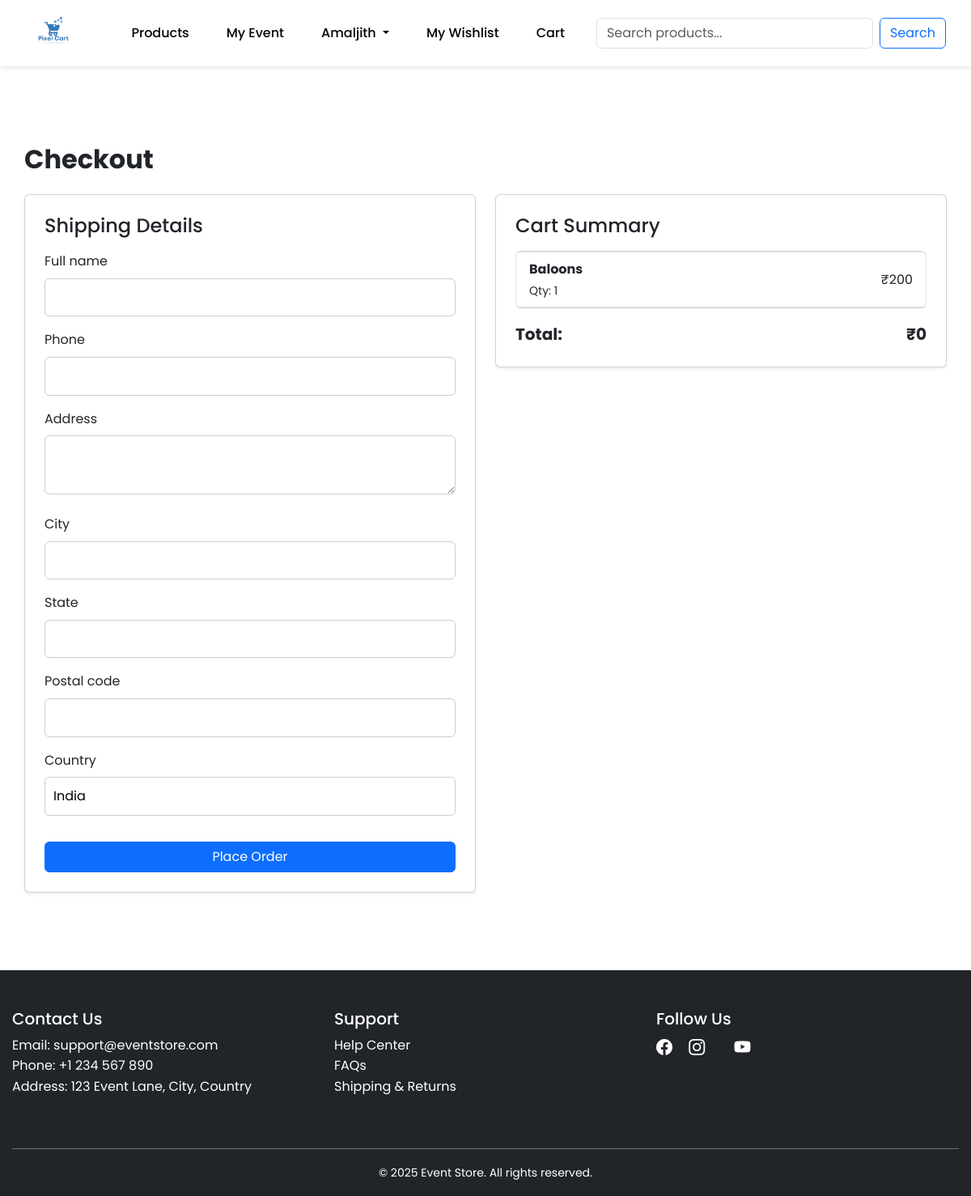
Page /checkout/ (signed in) on the committed database.
### user/models.py (models this page shows)
class User(AbstractUser):
    email = models.EmailField(unique=True)

### product/models.py (models this page shows, shortened)
class CartItem(models.Model):
    cart = models.ForeignKey(Cart, on_delete=models.CASCADE)
    product = models.ForeignKey(Product, on_delete=models.CASCADE)
    quantity = models.PositiveIntegerField(default=1)
    @property
    def total_price(self):
        return self.product.price * self.quantity

class Product(models.Model):
    vendor = models.ForeignKey(User, on_delete=models.CASCADE, null=True, blank=True)
    name = models.CharField(max_length=100)
    price = models.IntegerField()
    discounted_price = models.DecimalField(max_digits=10, decimal_places=2, default=0.0)
    description = models.TextField()
    category = models.ForeignKey(Category, on_delete=models.CASCADE)
    image = models.ImageField(upload_to='products/')
    stock = models.IntegerField()
    created_at = models.DateTimeField(auto_now_add=True)
    updated_at = models.DateTimeField(auto_now=True)
    is_trending = models.BooleanField(default=False)
    rating = models.FloatField(default=0.0)
    review_count = models.IntegerField(default=0)

### product/views.py (the view)
# urls.py: path('checkout/', views.checkout_view, name='checkout'),
@login_required(login_url='login')
def checkout_view(request):
    cart = Cart.objects.get(user=request.user)
    order = Order.objects.create(user=request.user, total_price=cart.total_price, status='Pending')
    if request.method == 'POST':
        form = ShippingAddressForm(request.POST)
        if form.is_valid():
            shipping = form.save(commit=False)
            shipping.order = order
            shipping.save()
            for item in cart.cartitem_set.all():
                OrderItem.objects.create(
                    order=order,
                    product=item.product,
                    quantity=item.quantity,
                    price=item.product.price
                )
            user_next_event = (
                Event.objects.filter(user=request.user, event_date__gte=datetime.now(timezone.utc))
                .order_by('event_date')
                .first()
            )
            if user_next_event:
                order.delivery_date = user_next_event.event_date.date()
            else:
                order.delivery_date = datetime.now(timezone.utc).date() + timedelta(days=7)
            order.save()
            return redirect('payment', order_id=order.id)
    else:
        form = ShippingAddressForm()
    return render(request, 'products/checkout.html', {'form': form, 'cart': cart})

### product/forms.py
class ShippingAddressForm(forms.ModelForm):
    class Meta:
        model = ShippingAddress
        fields = ['full_name', 'phone', 'address', 'city', 'state', 'postal_code', 'country']
        widgets = {
            'address': forms.Textarea(attrs={'rows': 2}),
        }

### eventmanagement/context_processors.py (called while the page is built)
def user_event(request):
    if request.user.is_authenticated:
        event = Event.objects.filter(user=request.user).order_by('-event_date').first()
        return {'current_event': event}
    return {}

### product/models.py (called while the page is built)
    @property
    def total_mrp(self):
        return sum(item.product.price * item.quantity for item in self.cartitem_set.all())

    @property
    def total_price(self):
        return self.total_mrp

### templates/products/checkout.html (shortened to what this page needs)
{% extends "base.html" %}
{% load static %}
{% block main-content %}
<div class="container checkout-page py-5">
    <h2 class="mb-4 fw-bold">Checkout</h2>
    <div class="row">
        <div class="col-md-6 mb-4">
            <div class="card shadow-sm p-4">
                <h4 class="mb-3">Shipping Details</h4>
                <form method="post" novalidate>
                    {% for field in form %}
                        <div class="mb-3">
                            <label class="form-label" for="{{ field.id_for_label }}">{{ field.label }}</label>
                            {{ field }}
                        </div>
                    {% endfor %}
                    <button type="submit" class="btn btn-primary w-100 mt-3">Place Order</button>
                </form>
            </div>
        </div>
        <div class="col-md-6">
            <div class="card shadow-sm p-4">
                <h4 class="mb-3">Cart Summary</h4>
                <ul class="list-group mb-3">
                    {% for item in cart.cartitem_set.all %}
                        <li class="list-group-item d-flex justify-content-between align-items-center">
                            <div>
                                <strong>{{ item.product.name }}</strong><br>
                                <small>Qty: {{ item.quantity }}</small>
                            </div>
                            <span>₹{{ item.total_price }}</span>
                        </li>
                    {% endfor %}
                </ul>
                <div class="d-flex justify-content-between fw-bold fs-5">
                    <span>Total:</span>
                    <span>₹{{ cart.get_total|default:"0" }}</span>
                </div>
            </div>
        </div>
    </div>
</div>
{% endblock %}

### templates/base.html (shortened to what this page needs)
<!DOCTYPE html>
{% load static %}
<html lang="en">
<head>
    <link href="https://cdn.jsdelivr.net/npm/bootstrap@5.3.3/dist/css/bootstrap.min.css"
          rel="stylesheet"
>
          <link href="https://cdn.jsdelivr.net/npm/bootstrap-icons@1.10.5/font/bootstrap-icons.css" rel="stylesheet">
          <link rel="stylesheet" href="https://cdnjs.cloudflare.com/ajax/libs/font-awesome/6.4.0/css/all.min.css">
    <link href="{% static 'css/index.css' %}" rel="stylesheet">
</head>
<body>
    <nav class="navbar navbar-expand-lg navbar-dark sticky-top p-3 " id="navbar">
        <div class="container">
            <a class="navbar-brand" href="{% url 'home' %}">
                <img src="{% static 'images/j.png' %}" alt="Event Store Logo" height="40">
            </a>
            <div class="collapse navbar-collapse" id="navbarNav">
                <ul class="navbar-nav ms-auto me-3">
                    <li class="nav-item">
                        <a class="nav-link" href="{% url 'product_list'%}">Products</a>
                    </li>
                    <li class="nav-item">
                        {% if current_event %}
                            <a class="nav-link" href="{% url 'event_dashboard' current_event.id %}">My Event</a>
                        {% else %}
                            {% if user.is_authenticated %}
                                <a class="nav-link" href="{% url 'create_event' %}">Create Event</a>
                            {% endif %}
                        {% endif %}
                    </li>
                    <li class="nav-item">
                        {% if user.is_authenticated %}
                        <li class="nav-item dropdown">
                            <a class="nav-link dropdown-toggle" href="#" id="navbarDropdown" role="button" data-bs-toggle="dropdown">
                                {{ user.username }}
                            </a>
                        </li>
                    {% else %}
                        <li class="nav-item">
                            <a class="nav-link" href="{% url 'login' %}">Login/Signup</a>
                        </li>
                    {% endif %}
                    </li>
                    {% if user.is_authenticated %}
                        <li class="nav-item">
                            <a class="nav-link" href="{% url 'wishlist_view' %}">My Wishlist</a>
                        </li>
                    {% endif %}
                    <li class="nav-item">
                        {% if user.is_authenticated %}
                                <a class="nav-link" href="{% url 'cart_view' %}">Cart</a>
                        {% endif %}
                    </li>
                </ul>
                <form class="d-flex" method="get" action="{% url 'product_list' %}">
                    <input class="form-control me-2" type="search" name="q" value="{{ request.GET.q }}" placeholder="Search products...">
                    <button class="btn btn-outline-primary bg-Transparent" type="submit">Search</button>
                </form>
            </div>
        </div>
    </nav>
    <div class="content-wrapper">
        <div class="container mt-5">
            {% block main-content %}{% endblock main-content %}
        </div>
    </div>
    <footer class="bg-dark text-white pt-5 pb-3">
        <div class="container">
          <div class="row">
            <div class="col-md-4 mb-4">
              <h5>Contact Us</h5>
              <ul class="list-unstyled">
                <li>Email: support@eventstore.com</li>
                <li>Phone: +1 234 567 890</li>
                <li>Address: 123 Event Lane, City, Country</li>
              </ul>
            </div>
            <div class="col-md-4 mb-4">
              <h5>Support</h5>
              <ul class="list-unstyled">
                <li><a href="#" class="text-white text-decoration-none">Help Center</a></li>
                <li><a href="#" class="text-white text-decoration-none">FAQs</a></li>
                <li><a href="#" class="text-white text-decoration-none">Shipping & Returns</a></li>
              </ul>
            </div>
            <div class="col-md-4 mb-4">
              <h5>Follow Us</h5>
              <a href="#" class="text-white me-3 fs-5"><i class="bi bi-facebook"></i></a>
              <a href="#" class="text-white me-3 fs-5"><i class="bi bi-instagram"></i></a>
              <a href="#" class="text-white fs-5"><i class="bi bi-youtube"></i></a>
            </div>
          </div>
          <div class="text-center pt-3 border-top border-secondary mt-4">
            <small>&copy; 2025 Event Store. All rights reserved.</small>
          </div>
        </div>
      </footer>
</body>
</html>

### static/css/index.css (style rules this page uses)
body { font-family: 'Poppins', sans-serif; background-color: white; line-height: 1.6; }
.container { max-width: 1200px; margin: 0 auto; padding: 0 15px; }
.navbar { background-color:white; padding: 15px 20px; box-shadow: 0 2px 5px rgba(0, 0, 0, 0.1); }
.navbar a { color: black; text-decoration: none; margin: 0 15px; font-weight: 500; transition: color 0.3s ease; }
.checkout-page input, .checkout-page select, .checkout-page textarea { width: 100%; padding: 10px; border-radius: 6px; border: 1px solid #ccc; }
.card { transition: transform 0.3s ease, box-shadow 0.3s ease; }

### rows in the picture
User: username "Amaljith"
CartItem: product.name "Baloons", quantity "1", total_price "200"

### other values in the picture
{{ field.label }} "Full name" "Phone" "Address" "City" "State" "Postal code" "Country"
{{ cart.get_total|default:"0" }} "0"
